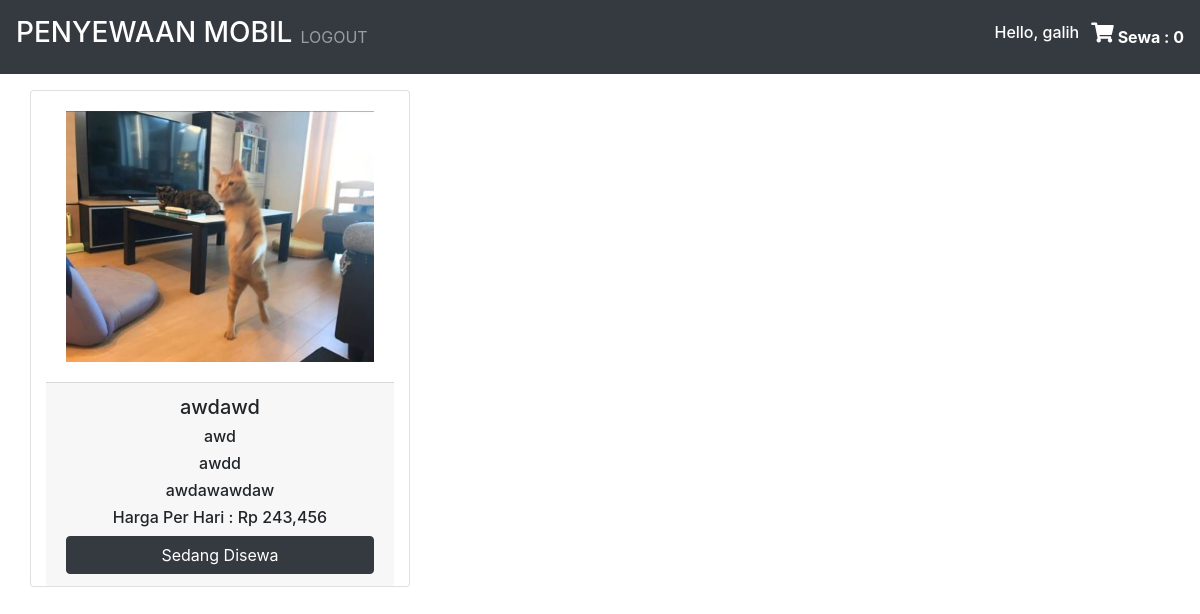
The page /template_pelanggan.php?page=list_mobil (signed in) on the database its author committed.
### tables this page shows
CREATE TABLE `mobil` (
  `id_mb` int(255) NOT NULL,
  `nm_mb` varchar(30) NOT NULL,
  `id_kr` int(255) NOT NULL,
  `merk` varchar(30) NOT NULL,
  `jenis` varchar(30) NOT NULL,
  `warna` varchar(30) NOT NULL,
  `thn_pb` varchar(30) NOT NULL,
  `biaya_per_hari` int(50) NOT NULL,
  `picture` varchar(255) NOT NULL,
  `tersewa` enum('1','0') NOT NULL
);

### list_mobil.php (the view, shortened to what this page needs)
<?php
$koneksi = mysqli_connect("localhost","root","","sewa-mobil");
$sql = "select * from mobil";
$result = mysqli_query($koneksi,$sql);
?>
<div class="row">
  <?php foreach ($result as $hasil): ?>
    <div class="card col-sm-4">
      <div class="card-body">
        <img src="img_mobil/<?php echo $hasil["picture"] ?>" class="img" width="100%" height="auto">
      </div>
      <div class="card-footer">
        <h5 class="text-center"><?php echo $hasil["nm_mb"]; ?></h5>
        <h6 class="text-center"><?php echo $hasil["merk"]; ?></h6>
        <h6 class="text-center"><?php echo $hasil["jenis"]; ?></h6>
		<h6 class="text-center"><?php echo $hasil["warna"]; ?></h6>
        <h6 class="text-center">Harga Per Hari : <?php echo "Rp ". number_format($hasil["biaya_per_hari"]); ?></h6>
		<?php if ($hasil['tersewa'] == '0'):?>
		<a href="database_sewa.php?sewa=true&id_mb=<?php echo $hasil["id_mb"]; ?>">
        <button type="button" class="btn btn-info btn-block">
        Sewa
        </button>
		</a>
		<?php elseif ($hasil['tersewa'] == '1'):?>
		<button type="button" class="btn btn-dark btn-block" >
        Sedang Disewa
        </button>
  <?php endif; ?>
      </div>
    </div>
  <?php endforeach; ?>
</div>

### rows shown on the page
mobil: picture (picture), nm_mb "awdawd", merk "awd", jenis "awdd", warna "awdawawdaw", biaya_per_hari "243,456", tersewa "Sedang Disewa"

### other values the page prints
$_SESSION["session_pelanggan"]["nama_pl"] "galih"
count ($_SESSION["session_sewa"]) "0"
